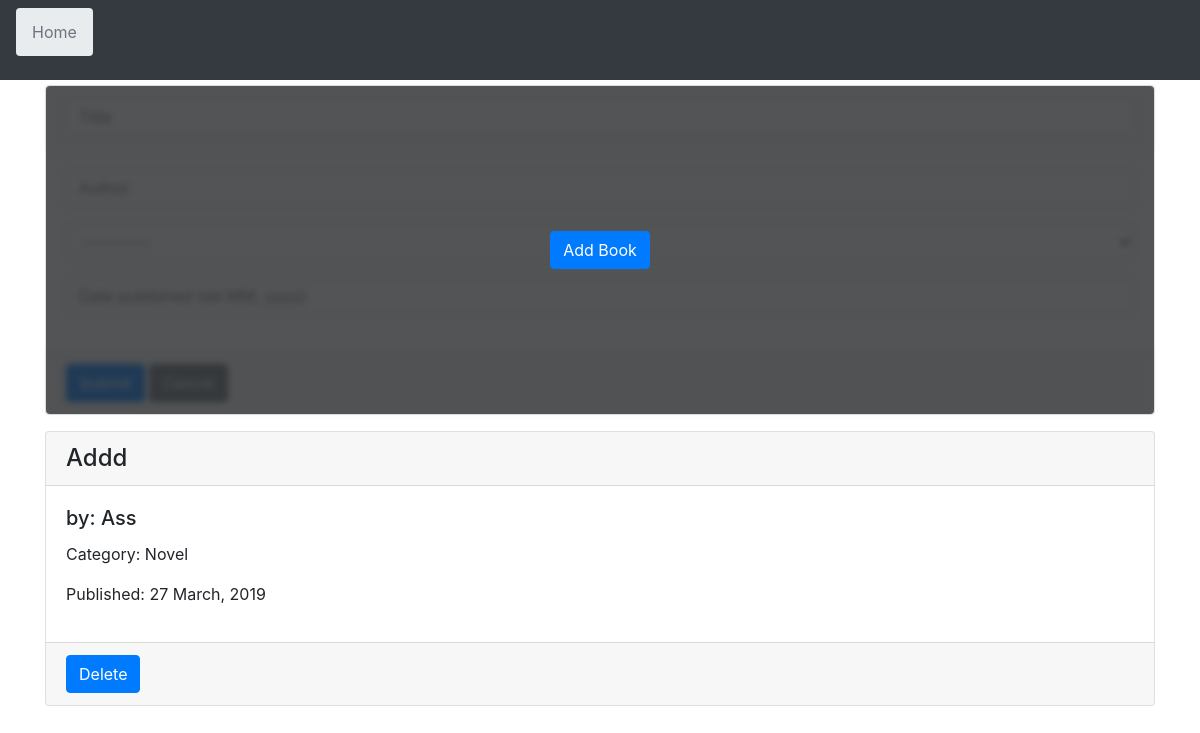
Before: / with the older database file.
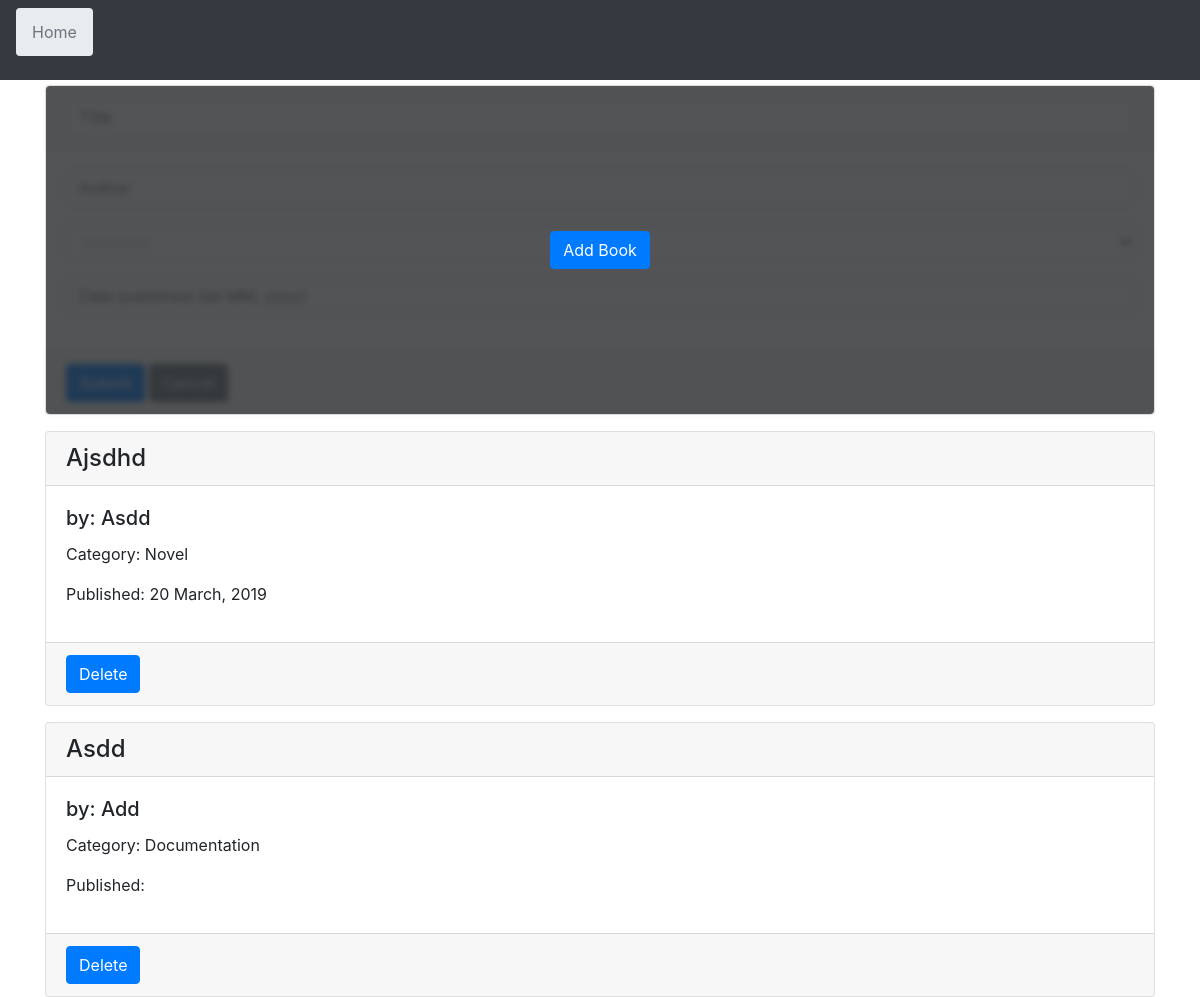
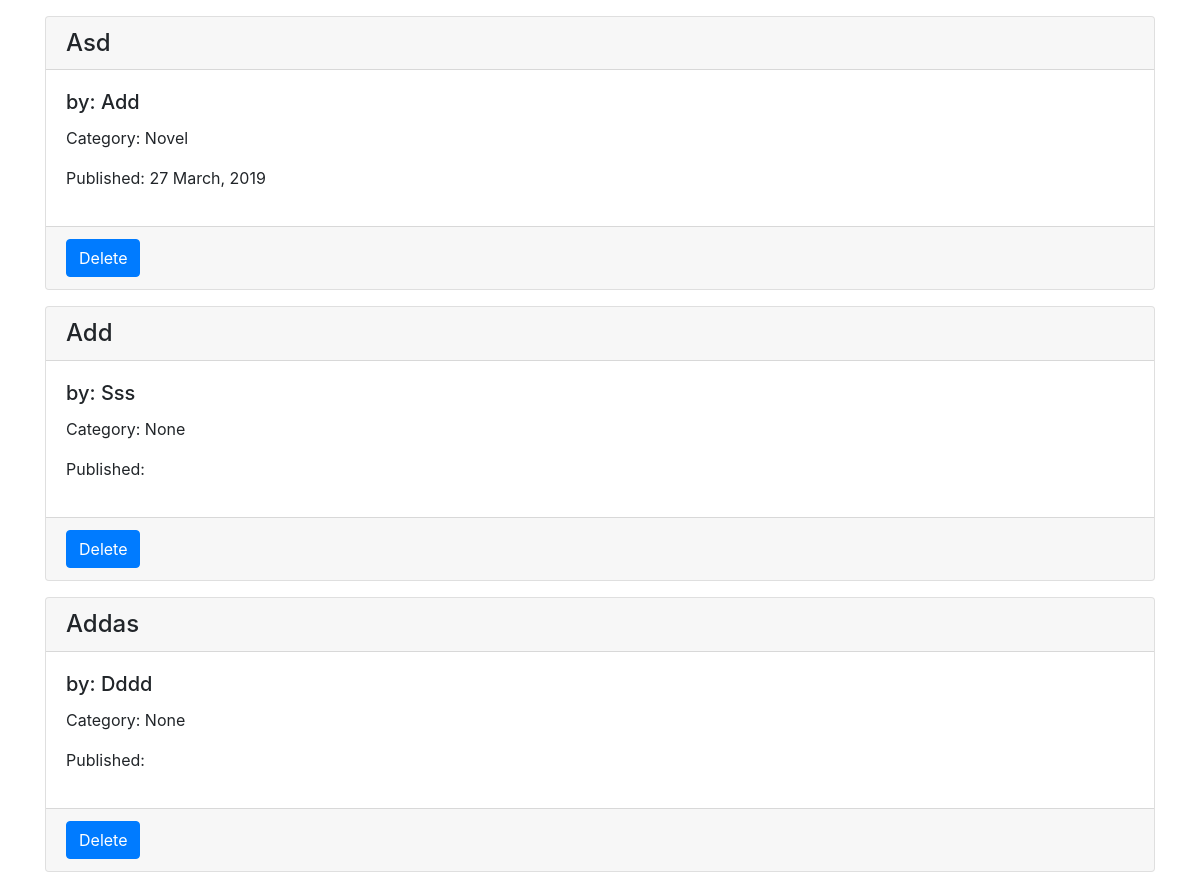
After: the same page with the newer database file (2 pictures, top to bottom).
### BookListApp/models.py (models this page shows)
class Book(models.Model):
    date_created = models.DateTimeField(auto_now_add=True)
    date_modified = models.DateTimeField(auto_now=True)
    title = models.CharField(
        max_length = 40,
        null = False,
        blank = False,
    )
    author = models.CharField(
        max_length = 100,
        null = False,
        blank = False,
    )
    date_published = models.DateField(null=True,blank=True,)
    number_of_pages = models.IntegerField(null=True,blank=True,)
    NOV = 'NOV'
    DOC = 'DOC'
    OTH = 'OTH'
    type_of_book = models.CharField(
        max_length = 3,
        choices = (
            (NOV, 'Novel'),
            (DOC, 'Documentation'),
            (OTH, 'Other'),
        ),
        null=True,
        blank=True,
    )

### BookListApp/views.py (the view, shortened to what this page needs)
class MainListView(CreateView):
    template_name = 'BookListApp/main-page.html'
    model=models.Book
    form_class = forms.BookCreationForm
    success_url = reverse_lazy('BookListApp:home')
    def get_context_data(self,**kwargs):
        context = super(MainListView,self).get_context_data(**kwargs)
        context["Books"] = self.model.objects.all();
        context["Navigations"] = ["Home",]
        return context

### BookListApp/forms.py
class BookCreationForm(BookBaseForm):
    def __init__(self, *args, **kwargs):
        super(BookCreationForm, self).__init__(*args, **kwargs)
        for visible in self.visible_fields():
            visible.field.widget.attrs['class'] = 'form-control'
            visible.field.widget.attrs['placeholder'] = visible.field.label
        self.fields.get("date_published").widget.attrs["placeholder"]="Date published (dd MM, yyyy)"
    class Media:
        css = {
            'all':(
                'BookListApp/css/add-form.css',
                'https://cdnjs.cloudflare.com/ajax/libs/bootstrap-datepicker/1.8.0/css/bootstrap-datepicker.css',
            )
        }
        js = (
            'BookListApp/js/add-form.js',
            'https://cdnjs.cloudflare.com/ajax/libs/bootstrap-datepicker/1.8.0/js/bootstrap-datepicker.js',
        )

### BookListApp/templates/BookListApp/main-page.html (shortened to what this page needs)
{% extends "BookListApp/base.html" %}
{% load static%}
{% block stylesheet %}
  <link rel="stylesheet" href="{% static "BookListApp/css/main-page.css" %}">
{% endblock %}
{% block content-main %}
<main>
    <div class="container container-main">
      {% include "BookListApp/book-create.html" with form=form %}
      {% for Book in Books %}
        {% include "BookListApp/book-view.html" with Book=Book %}
      {% endfor %}
    </div>
</main>
{% endblock %}

### BookListApp/templates/BookListApp/base.html (shortened to what this page needs)
{% load static %}
<!DOCTYPE html>
<html>
  <head>
    <link href="https://maxcdn.bootstrapcdn.com/bootstrap/4.1.1/css/bootstrap.min.css" rel="stylesheet">
    <link href="{% static 'BookListApp/css/base.css' %}" rel="stylesheet">
    {% block stylesheet %}
    {% endblock %}
    {% block form-media %}
      {{form.media}}
    {% endblock %}
  </head>
  <body>
    {% block content-header %}
      {% include "BookListApp/header.html" with Breadcrumb=Navigations %}
    {% endblock %}
    {% block content-main %}{% endblock %}
  </body>
</html>

### BookListApp/templates/BookListApp/header.html (shortened to what this page needs)
<header class="navbar fixed-top navbar-dark bg-dark navbar-expand-lg">
  <ol class="breadcrumb">
    {% for Bread in Breadcrumb %}
      {% if forloop.last %}
      <li class = "breadcrumb-item active" aria-current="page">{{Bread}}</li>
      {% else %}
      <li class = "breadcrumb-item"><a hreff="/{{Bread}}">{{Bread}}</a></li>
      {% endif %}
    {% endfor %}
  </ol>
</header>

### BookListApp/templates/BookListApp/book-create.html (shortened to what this page needs)
<div class="card">
  <div class="overlay">
    <a href="#"  class="btn btn-primary btn-add">Add Book</a>
  </div>
  <form action="{% url 'BookListApp:home' %}" class="blur" method="post">
    <h4 class="card-header">{{ form.title }}</h4>
    <div class="card-body">
      <div class="form-group">
        {{form.author }}
      </div>
      <div class="form-group">
      </div>
      <div id="dateContainer" class="form-group">
        {{form.date_published}}
      </div>
    </div>
    <div class="card-footer">
      <input type="submit" name="submit" value="Submit" class="btn btn-primary"/>
      <input type="submit" name="cancel" value="Cancel" class="btn btn-secondary btn-cancel"/>
    </div>
  </form>
</div>

### BookListApp/templates/BookListApp/book-view.html
<div class="card">
  <h4 class="card-header">{{Book.title|title}}</h4>
  <div class="card-body">
    <h5 class="card-title">by: {{Book.author | title}}</h5>
    <p>Category: {{Book.get_type_of_book_display}} </p>
    <p>Published: {{Book.date_published|date:"d F, Y"}}</p>
  </div>
  <div class="card-footer">
    <a href="{%url "BookListApp:delete" Book.id %}" class="btn btn-primary btn-delete">Delete</a>
  </div>
</div>

### BookListApp/static/BookListApp/css/main-page.css (style rules this page uses)
.container-main { padding-top: 85px; }
.card { margin-bottom: 1rem; }

### BookListApp/static/BookListApp/css/add-form.css (style rules this page uses)
.overlay { display: flex; justify-content: center; align-items: center; position: absolute; z-index: 2; background: rgba(39, 42, 43, 0.8); transition: opacity 200ms ease-in-out; border-radius: 4px; width: 100%; height: 100%; }
.blur { filter: blur(3px); -webkit-filter: blur(3px); }

Changed rows visible on the page:
removed Book: title "Addd", author "Ass", type_of_book "Novel", date_published "27 March, 2019"
added Book: title "Ajsdhd", author "Asdd", type_of_book "Novel", date_published "20 March, 2019"
added Book: title "Asdd", author "Add", type_of_book "Documentation"
added Book: title "Asd", author "Add", type_of_book "Novel", date_published "27 March, 2019"
added Book: title "Add", author "Sss", type_of_book "None"
added Book: title "Addas", author "Dddd", type_of_book "None"
